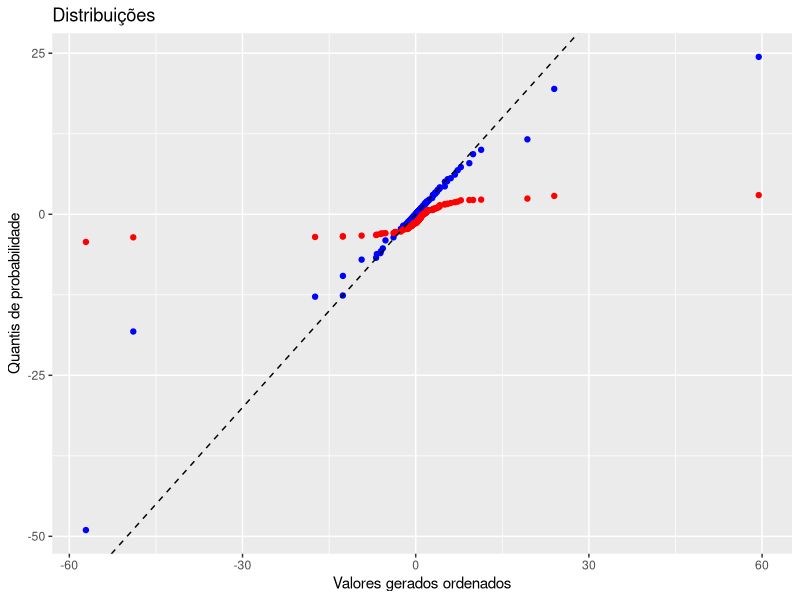

Here is the R script that generated this plot:
library(tidyverse)
#Variables
set.seed(2021)
n <- 162 
sca <- 1
loc <- 0.8
nu <- -0.5
sd <- sqrt(2)
# Cauchy distribution
cau <- rcauchy(n, loc, sca)
sorted_cauchy <- sort(cau)


quantis_cauchy <- numeric(n)
for (i in 1:n){
  quantis_cauchy[i] <- quantile(sorted_cauchy, i/(n+1))
}

nor <- rnorm(n, nu, sd)
quantis_normal <- numeric(n)
for (j in 1:n){
  quantis_normal[j] <- quantile(nor, j/(n+1))
}

df <- data.frame(Quantiles_cau = quantis_cauchy, Quantiles_nor = quantis_normal, Valores = sorted_cauchy)


ggplot() +
  geom_point(data = df, aes(x = Valores, y = Quantiles_cau), color = "blue") +
  geom_point(data = df, aes(x = Valores, y = Quantiles_nor), color = "red") +
  geom_abline(intercept = 0, slope = 1, linetype = "dashed") +
  xlab("Valores gerados ordenados") +
  ylab("Quantis de probabilidade") +
  labs(title = "Distribuições") 
